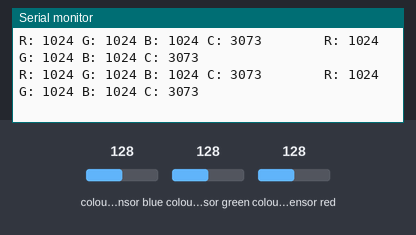
Bench run of a sketch on a simulated Arduino Uno, built with avr-gcc and run on an emulated ATmega328P. Shown: the last lines printed to the serial monitor. The test bench sets the inputs (shaded band); at power-on: colour sensor blue 128, colour sensor green 128, colour sensor red 128.

Above: at 1.2 s.
1.3 s: colour sensor blue set to 5
At 1.42 s:
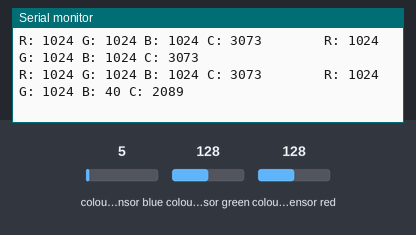
4.3 s: colour sensor green set to 64
At 4.39 s:
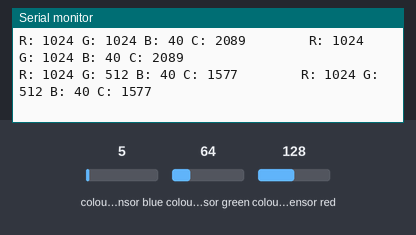
7.3 s: colour sensor red set to 5
At 7.3 s:
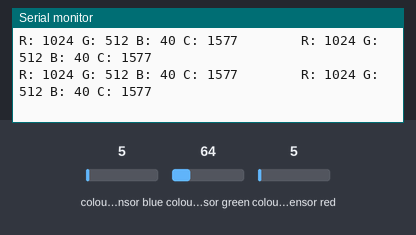
10.3 s: colour sensor blue set to 128
At 10.36 s:
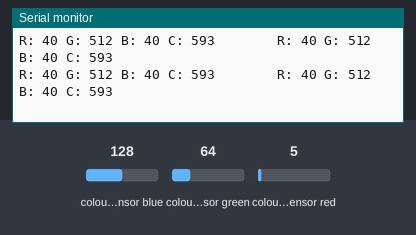
13.3 s: colour sensor green set to 5
At 13.38 s:
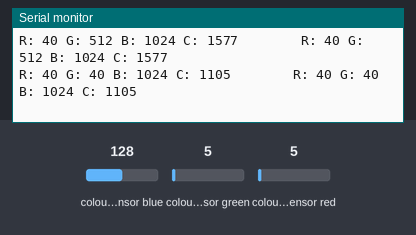
16.3 s: colour sensor red set to 64
At 16.34 s:
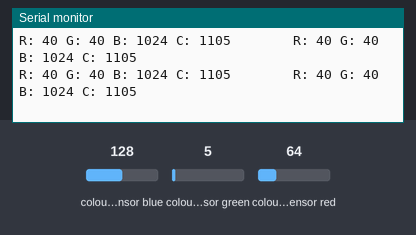
Timing chart, 0 to 19.3 s (numbered marks = the images above; inputs shaded):
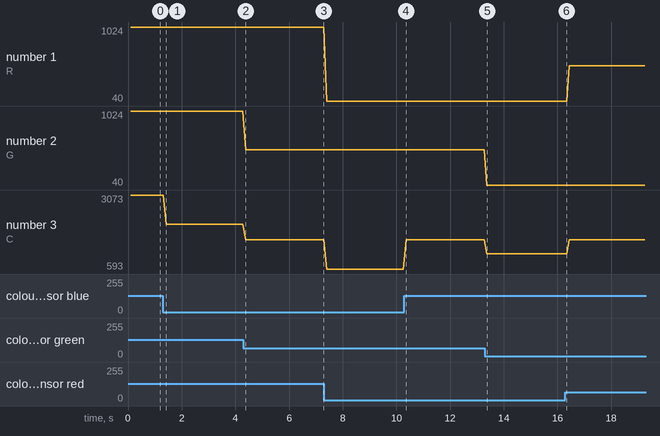

The sketch:

color2.ino
```cpp
//#include <Wire.h>
#include <Adafruit_TCS34725softi2c.h>

/* Example code for the Adafruit TCS34725 breakout library */

/* Connect SCL    to digital 8
   Connect SDA    to digital 9
   Connect VDD    to 3.3V DC
   Connect GROUND to common ground */

// You can use any digital pin for emulate SDA / SCL
#define SDApinl 30
#define SCLpinl 31

#define SDApinr 20
#define SCLpinr 21

/* Initialise with specific int time and gain values */
Adafruit_TCS34725softi2c tcsl = Adafruit_TCS34725softi2c(TCS34725_INTEGRATIONTIME_2_4MS, TCS34725_GAIN_1X, SDApinl, SCLpinl);
Adafruit_TCS34725softi2c tcsr = Adafruit_TCS34725softi2c(TCS34725_INTEGRATIONTIME_2_4MS, TCS34725_GAIN_1X, SDApinr, SCLpinr);

void setup(void) {
  Serial.begin(9600);
  tcsl.begin();
  tcsr.begin();

  /*if (tcs1.begin()) {
    Serial.println("Found sensor1");
    } else {
    Serial.println("No TCS34725 found 1 ... check your connections");
    while (1);
    }

    if (tcs2.begin()) {
    Serial.println("Found sensor2");
    } else {
    Serial.println("No TCS34725 found 2 ... check your connections");
    while (1);
    }*/
  //Serial.println("End of init");
}

void loop(void) {
  uint16_t rl, gl, bl, cl, colorTempl, luxl;
  uint16_t rr, gr, br, cr, colorTempr, luxr;

  tcsl.getRawData(&rl, &gl, &bl, &cl);
  tcsr.getRawData(&rr, &gr, &br, &cr);
  //Serial.println("1");
  //colorTemp = tcs.calculateColorTemperature(r, g, b);
  //Serial.println("2");
  //lux = tcs.calculateLux(r, g, b);

  //Serial.print("Color Temp: "); Serial.print(colorTempl, DEC); Serial.print(" K - ");
  //Serial.print("Lux: "); Serial.print(luxl, DEC); Serial.print(" - ");
  Serial.print("R: "); Serial.print(rl, DEC); Serial.print(" ");
  Serial.print("G: "); Serial.print(gl, DEC); Serial.print(" ");
  Serial.print("B: "); Serial.print(bl, DEC); Serial.print(" ");
  Serial.print("C: "); Serial.print(cl, DEC); Serial.print("        ");

  //Serial.print("Color Temp: "); Serial.print(colorTempr, DEC); Serial.print(" K - ");
  //Serial.print("Lux: "); Serial.print(luxr, DEC); Serial.print(" - ");
  Serial.print("R: "); Serial.print(rr, DEC); Serial.print(" ");
  Serial.print("G: "); Serial.print(gr, DEC); Serial.print(" ");
  Serial.print("B: "); Serial.print(br, DEC); Serial.print(" ");
  Serial.print("C: "); Serial.print(cr, DEC); Serial.print(" ");
  Serial.println(" ");
}
```

Measured:
- after the input at 1.3 s, the serial monitor: prints a new line at once (image 1)
- after the input at 4.3 s, the serial monitor: prints a new line after 0.09 s (image 2)
- after the input at 13.3 s, the serial monitor: prints a new line after 0.07 s (image 5)
- plotted number 1: 40 → 512 after the input at 16.3 s
- plotted number 2: 1024 → 512 after the input at 4.3 s
- plotted number 3: 3073 → 2089 after the input at 1.3 s, 2089 → 1577 after the input at 4.3 s, 1577 → 593 after the input at 7.3 s, 593 → 1577 after the input at 10.3 s, 1577 → 1105 after the input at 13.3 s
